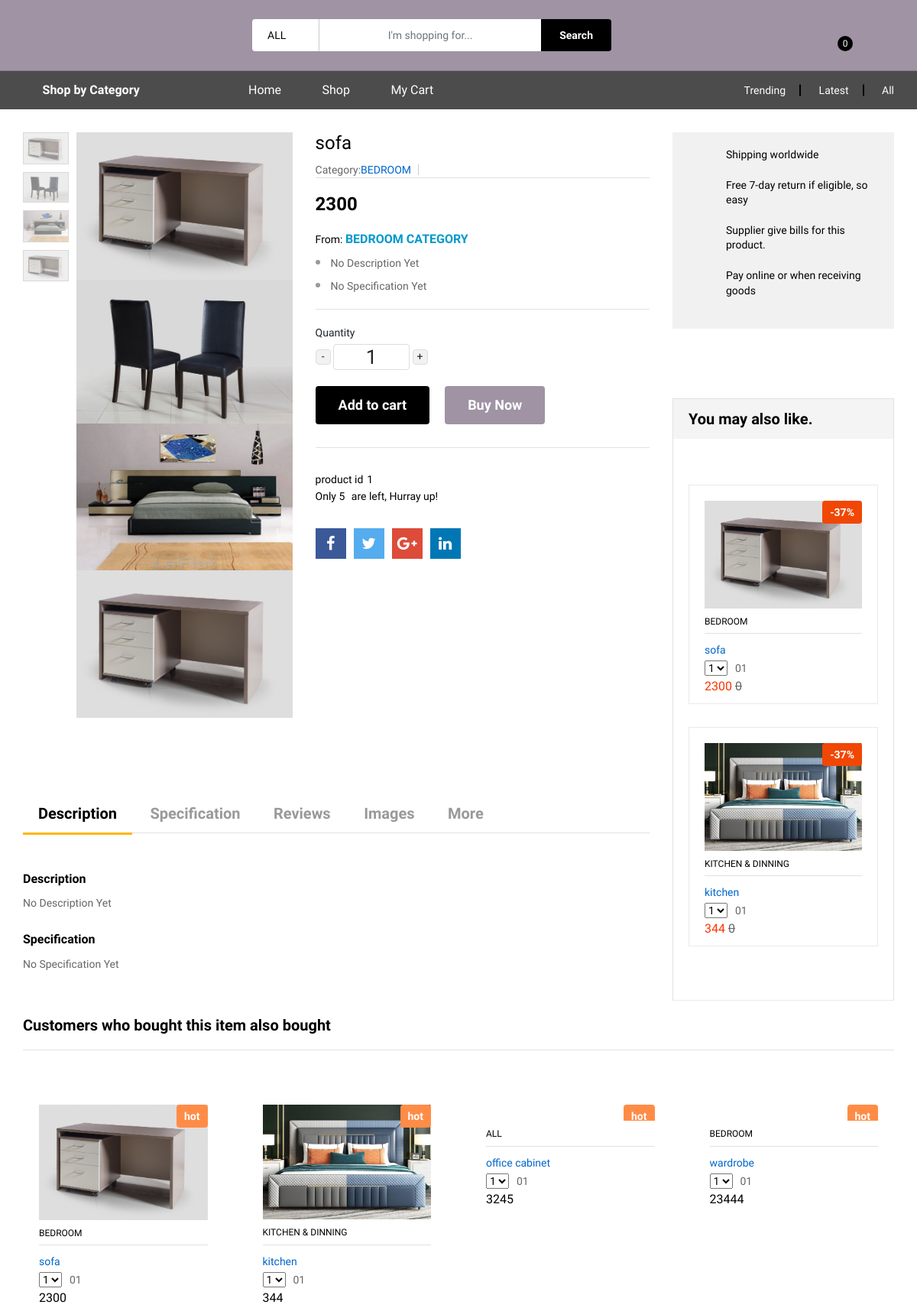
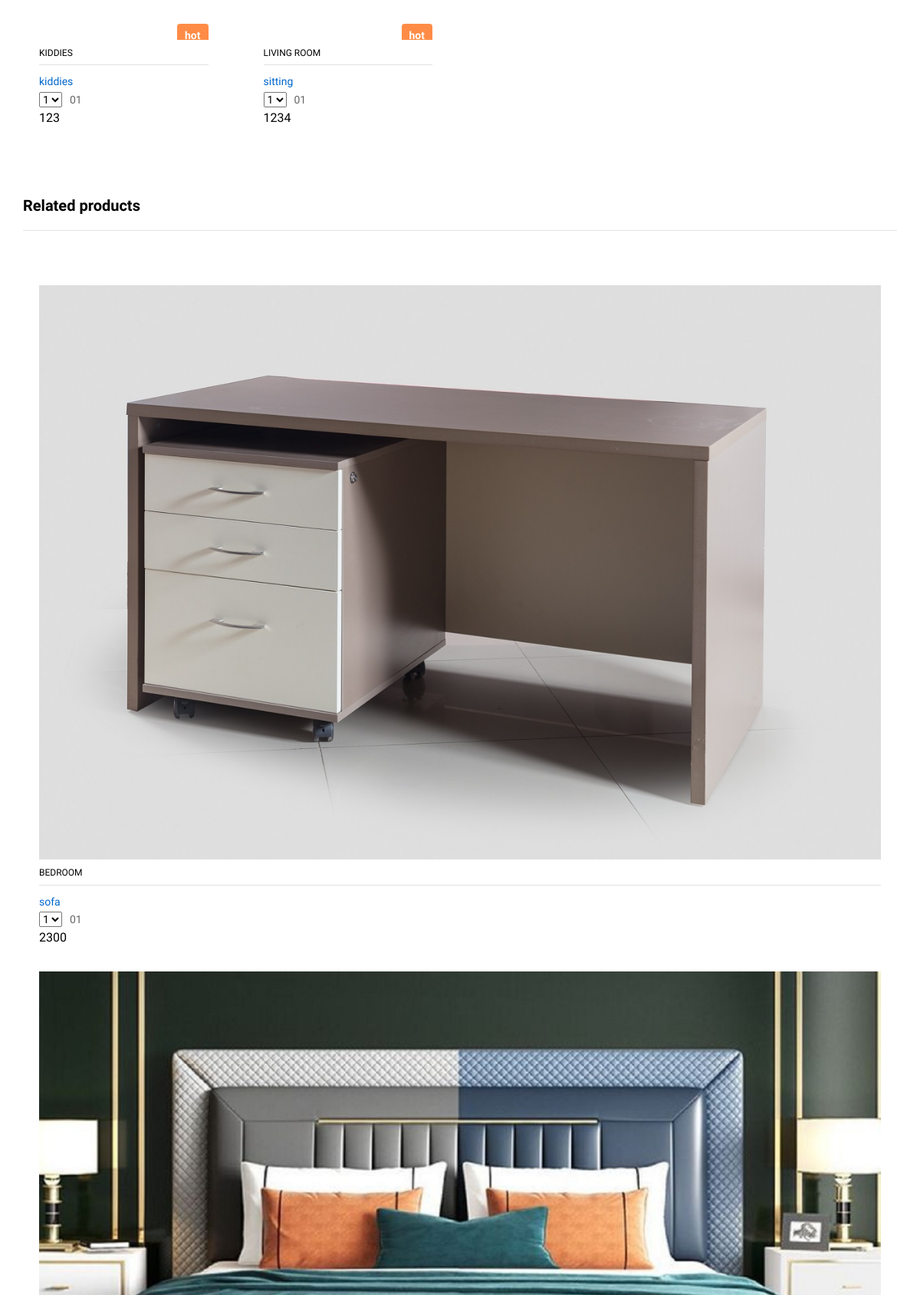
Screenshot of /product-detail/sofa/ (signed in, upper part) with the database file from the repository (2 pictures, top to bottom).
### product/models.py (models this page shows, shortened)
class Product(models.Model):
	name = models.CharField(max_length=150)
	image_1 = models.ImageField(upload_to='product/images/')
	image_2 = models.ImageField(upload_to='product/images/')
	image_3 = models.ImageField(upload_to='product/images/')
	image_4 = models.ImageField(upload_to='product/images/')
	description = models.TextField(default="none")
	specification = models.TextField(default="none")
	review = models.ManyToManyField(Review, through="ProductReviewConnector", through_fields=("product", "review"),)
	category = models.CharField(max_length=150)
	quantity = models.IntegerField(blank=True, null=True)
	threshold = models.IntegerField(blank=True, null=True, default=1)
	price = models.IntegerField(blank=True, null=True)
	old_price = models.IntegerField(blank=True, null=True, default=0)
	rating = models.IntegerField(blank=True, null=True)
	colors = models.ManyToManyField(Color, through="ProductColorConnector", through_fields=("product", "color"),)
	shipping_charge = models.FloatField(blank=True, null=True)
	dimension = models.CharField(max_length=150)
	delivery_info = models.CharField(max_length=150, default="none")
	slug = models.SlugField(unique=True, default="rayslug")
	pub_date = models.DateTimeField(default=timezone.now)

### product/views.py (the view)
# urls.py: path("product-detail/<slug:slug>/", views.ProductDetailView, name="product_detail"),
def ProductDetailView(request, slug):
	if request.method == "POST":
		quantity_k = int(str(request.POST.get("quantity")))
		quantity = Quantity.objects.create(quantity=quantity_k)
		quantity.save()
		user_id = request.user.id
		pub_date = timezone.now()
		cart = get_object_or_404(Cart, user__pk=user_id)
		product = get_object_or_404(Product, slug=slug)
		if quantity_k > product.quantity:
			return HttpResponse("Sorry, There are not enough amout of this product.")
		else:
			distance = GetDistance()
			total_shipping_charge = (product.shipping_charge * distance)
			product_quantity = ProductQuantity.objects.create(product=product, quantity=quantity, total_shipping_charge=total_shipping_charge)
			product_quantity.save()
			cp = CartProductQuantityConnector(cart=cart, product_quantity=product_quantity, pub_date=pub_date)
			cp.save()
			messages.success(request, "Product Successfully Added to Cart")
			return HttpResponseRedirect(reverse("all_products"))
	else:
		cart = get_object_or_404(Cart, user__pk=request.user.id)
		product_quantitys = cart.product_quantitys.all()
		total_price = 0
		total_quantity = 0
		for item in product_quantitys:
			total_price += (item.product.price * int(str(item.quantity)))
		product = Product.objects.get(slug=slug)
		section_one = Product.objects.all()[:2]
		section_two = Product.objects.all()[:6]
		section_three = Product.objects.all()[:6]
		all_products = Product.objects.all()
		context = {"total_price": total_price, "product_quantitys": product_quantitys, "product": product, "section_one": section_one, "section_two": section_two, "section_three": section_three, "all_products": all_products}
		return render(request, 'product/product_detail.html', context)

### product/templates/product/product_detail.html (shortened to what this page needs)
{% extends 'main/base.html' %}
{% load static %}
{% block content %}
<div class="ps-page--product">
        <div class="ps-container">
            <div class="ps-page__container">
                <div class="ps-page__left">
                    <div class="ps-product--detail ps-product--fullwidth">
                        <div class="ps-product__header">
                            <div class="ps-product__thumbnail" data-vertical="true">
                                <figure>
                                    <div class="ps-wrapper">
                                        <div class="ps-product__gallery" data-arrow="true">
                                            <div class="item"><a href="{{ product.image_1.url }}"><img src="{{ product.image_1.url }}" alt=""></a></div>
                                            <div class="item"><a href="{{ product.image_2.url }}"><img src="{{ product.image_2.url }}" alt=""></a></div>
                                            <div class="item"><a href="{{ product.image_3.url }}"><img src="{{ product.image_3.url }}" alt=""></a></div>
                                             <div class="item"><a href="{{ product.image_4.url }}"><img src="{{ product.image_4.url }}" alt=""></a></div>
                                        </div>
                                    </div>
                                </figure>
                                <div class="ps-product__variants" data-item="4" data-md="4" data-sm="4" data-arrow="false">
                                    <div class="item"><img src="{{ product.image_1.url }}" alt=""></div>
                                    <div class="item"><img src="{{ product.image_2.url }}" alt=""></div>
                                    <div class="item"><img src="{{ product.image_3.url }}" alt=""></div>
                                    <div class="item"><img src="{{ product.image_4.url }}" alt=""></div>
                                </div>
                            </div>
                            <div class="ps-product__info">
                                <h1>{{ product.name }}</h1>
                                <div class="ps-product__meta">
                                    <p>Category:<a href="#">{{ product.category }}</a></p>
                                </div>
                                <h4 class="ps-product__price">{{ product.price }}</h4>
                                <div class="ps-product__desc">
                                    <p>From: <a href="#"><strong>{{ product.category }}</strong> Category</a></p>
                                    <ul class="ps-list--dot">
                                        <li>{{ product.description }}</li>
                                         <li>{{ product.specification }}</li>
                                    </ul>
                                </div>
                                <div class="ps-product__shopping">
                                    <figure>
                                        <figcaption>Quantity</figcaption>
                                        <form method="post">
		                                    <div class="number">
												<span class="minus"><div style="margin-top: -10px">-</div></span>
												<input name="quantity" type="text" value="1"/>
												<span class="plus"><div style="margin-top: -10px">+</div></span>
											</div>
											<br />
											<button type="submit" class="ps-btn ps-btn--black">Add to cart</a>
											<br />
										</form>
                                    </figure><a class="ps-btn" href="{% url 'cart' request.user.id %}">Buy Now</a>
                                    <div class="ps-product__actions"><a href="#"><i class="icon-heart"></i></a><a href="#"><i class="icon-chart-bars"></i></a></div>
                                </div>
                                <div class="ps-product__specification">
                                    <p><strong>product id</strong>{{ product.id }}</p>
                                    <p class="categories"><strong>Only {{ product.quantity }}</strong> are left, Hurray up!</p>
                                </div>
                                <div class="ps-product__sharing"><a class="facebook" href="#"><i class="fa fa-facebook"></i></a><a class="twitter" href="#"><i class="fa fa-twitter"></i></a><a class="google" href="#"><i class="fa fa-google-plus"></i></a><a class="linkedin" href="#"><i class="fa fa-linkedin"></i></a><a class="instagram" href="#"><i class="fa fa-instagram"></i></a></div>
                            </div>
                        </div>
                        <div class="ps-product__content ps-tab-root">
                            <ul class="ps-tab-list">
                                    <li class="active"><a href="#tab-1">Description</a></li>
                                    <li><a href="#tab-2">Specification</a></li>
                                    <li><a href="#tab-3">Reviews</a></li>
                                    <li><a href="#tab-4">Images</a></li>
                                    <li><a href="#tab-5">More</a></li>
                                </ul>
                            <div class="ps-tabs">
                                <div class="ps-tab active" id="tab-1">
                                    <div class="ps-document">
                                        <h5>Description</h5>
                                        <p>{{ product.description }}</p>
                                    </div>
                                </div>
                                <div class="ps-tab active" id="tab-2">
                                    <div class="ps-document">
                                        <h5>Specification</h5>
                                        <p>{{ product.specification }}</p>
                                    </div>
                                </div>
                            </div>
                        </div>
                    </div>
                </div>
                <div class="ps-page__right">
                    <aside class="widget widget_product widget_features">
                        <p><i class="icon-network"></i> Shipping worldwide</p>
                        <p><i class="icon-3d-rotate"></i> Free 7-day return if eligible, so easy</p>
                        <p><i class="icon-receipt"></i> Supplier give bills for this product.</p>
                        <p><i class="icon-credit-card"></i> Pay online or when receiving goods</p>
                    </aside>
                    <aside class="widget widget_ads">
                    </aside>
                    <aside class="widget widget_same-brand">
                        <h3>You may also like.</h3>
                        <div class="widget__content">
                        	{% if section_one %}
                        		{% for item in section_one %}
				                    <div class="ps-product">
				                        <div class="ps-product__thumbnail"><a href="{% url 'product_detail' item.slug %}"><img src="{{ item.image_1.url }}" alt=""></a>
				                            <div class="ps-product__badge">-37%</div>
				                        </div>
				                        <div class="ps-product__container"><a class="ps-product__vendor" href="{% url 'product_detail' item.slug %}">{{ item.category }}</a>
				                            <div class="ps-product__content"><a class="ps-product__title" href="{% url 'product_detail' item.slug %}">{{ item.name }}</a>
				                                <div class="ps-product__rating">
				                                    <select class="ps-rating" data-read-only="true">
				                                        <option value="1">1</option>
				                                    </select><span>01</span>
				                                </div>
				                                <p class="ps-product__price sale">{{ item.price }} <del>{{ item.old_price }} </del></p>
				                            </div>
				                        </div>
				                    </div>
				                 {% endfor %}
				                 {% else %}
				                 	<div class="ps-product">
				                 		<p>Sorry, Nothing Yet!</p>
				                 	</div>
				                 {% endif %}
                        </div>
                    </aside>
                </div>
            </div>
            <div class="ps-section--default ps-customer-bought">
                <div class="ps-section__header">
                    <h3>Customers who bought this item also bought</h3>
                </div>
                <div class="ps-section__content">
                    <div class="row">
                    	{% if section_two %}
                    		{% for item in section_two %}
				                <div class="col-xl-3 col-lg-3 col-md-4 col-sm-6 col-6 ">
				                    <div class="ps-product">
				                        <div class="ps-product__thumbnail"><a href="{% url 'product_detail' item.slug %}"><img src="{{ item.image_1.url }}" alt=""></a>
				                            <div class="ps-product__badge hot">hot</div>
				                        </div>
				                        <div class="ps-product__container"><a class="ps-product__vendor" href="{% url 'product_detail' item.slug %}">{{ item.category }}</a>
				                            <div class="ps-product__content"><a class="ps-product__title" href="{% url 'product_detail' item.slug %}">{{ item.name }}</a>
				                                <div class="ps-product__rating">
				                                    <select class="ps-rating" data-read-only="true">
				                                        <option value="1">1</option>
				                                    </select><span>01</span>
				                                </div>
				                                <p class="ps-product__price">{{ item.price }}</p>
				                            </div>
				                        </div>
				                    </div>
				                </div>
				              {% endfor %}
				              {% else %}
				              	<div class="col-xl-3 col-lg-3 col-md-4 col-sm-6 col-6 ">
                           			 <div class="ps-product">
                           			 	<p>Sorry, Nothing Yet!</p>
									</div>
								</div>
							{% endif %}
                    </div>
                </div>
            </div>
            <div class="ps-section--default">
                <div class="ps-section__header">
                    <h3>Related products</h3>
                </div>
                <div class="ps-section__content">
                    <div class="ps-carousel--nav owl-slider" data-owl-auto="true" data-owl-loop="true" data-owl-speed="10000" data-owl-gap="30" data-owl-nav="true" data-owl-dots="true" data-owl-item="6" data-owl-item-xs="2" data-owl-item-sm="2" data-owl-item-md="3" data-owl-item-lg="4" data-owl-item-xl="5" data-owl-duration="1000" data-owl-mousedrag="on">
                    	{% if section_three %}
                    		{% for item in section_three %}
				                <div class="ps-product">
				                    <div class="ps-product__thumbnail"><a href="{% url 'product_detail' item.slug %}"><img src="{{ item.image_1.url }}" alt=""></a>
				                    </div>
				                    <div class="ps-product__container"><a class="ps-product__vendor" href="{% url 'product_detail' item.slug %}">{{ item.category }}</a>
				                        <div class="ps-product__content"><a class="ps-product__title" href="{% url 'product_detail' item.slug %}">{{ item.name }}</a>
				                            <div class="ps-product__rating">
				                                <select class="ps-rating" data-read-only="true">
				                                    <option value="1">1</option>
				                                </select><span>01</span>
				                            </div>
				                            <p class="ps-product__price">{{ item.price }}</p>
				                        </div>
				                    </div>
				                </div>
				              {% endfor %}
				              {% else %}
				              		<div class="ps-product">
				              			<p>Sorry, Nothing Yet!</p>
				              		</div>
				              {% endif %}
                    </div>
                </div>
            </div>
        </div>
    </div>
  {% endblock %}

### main/templates/main/base.html (style rules this page uses)
span { cursor:pointer; }
.minus, .plus { width:20px; height:20px; background:#f2f2f2; border-radius:4px; padding:8px 5px 8px 5px; border:1px solid #ddd; display: inline-block; vertical-align: middle; text-align: center; }
input { height:34px; width: 100px; text-align: center; font-size: 26px; border:1px solid #ddd; border-radius:4px; display: inline-block; vertical-align: middle; }

### rows the page displays
Product: image_1 (picture), image_2 (picture), image_3 (picture), image_4 (picture), name "sofa", category "BEDROOM", price "2300", description "No Description Yet", specification "No Specification Yet", id "1", quantity "5", old_price "0"
Product: image_1 (picture), category "KITCHEN & DINNING", name "kitchen", price "344", old_price "0"
Product: category "ALL", name "office cabinet", price "3245"
Product: category "BEDROOM", name "wardrobe", price "23444"
Product: category "KIDDIES", name "kiddies", price "123"
Product: category "LIVING ROOM", name "sitting", price "1234"

### other values shown
{{ product_quantitys.count }} "0"
